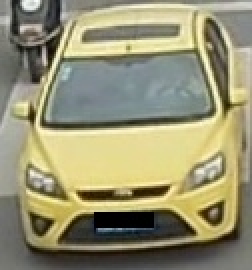
#> input picture DehazeFormer/fog/0001_c001_00016450_0.jpg, 126 x 135 px (shown 2 times larger)
$ python foggy.py
#> lines starting #> are read from the running program, lines starting #| are printed output that depends on the picture
import cv2
import math
import numpy as np
import random

def demo(img_path):
#> called with img_path = '0001_c001_00016450_0.jpg'
    img = cv2.imread(img_path)
#> img is the input picture: shape (135, 126, 3); mean B, G, R 114.4, 145.6, 149.3
    img_f = img / 255.0 # 归一化
    (row, col, chs) = img.shape
#> row = 135; col = 126; chs = 3

    A = 0.5  # 亮度
    beta = 0.05  # 雾的浓度
    # beta = betaa[random.randint(0,len(betaa)-1)] # 随机初始化雾的浓度
    size = math.sqrt(max(row, col))  # 雾化尺寸，可根据自己的条件进行调节，一般的范围在中心点位置但不是很大，可自己手动设置参数
#> size = 11.62
    # size = 40 # 这是我自己设置的参数，效果很不错
    center = (row // 2, col // 2)  # 雾化中心 就是图片的中心
#> center = (67, 63)
    for j in range(row):
        for l in range(col):
            d = -0.04 * math.sqrt((j - center[0]) ** 2 + (l - center[1]) ** 2) + size
            td = math.exp(-beta * d)
            img_f[j][l][:] = img_f[j][l][:] * td + A * (1 - td) # 标准光学模型，图片的RGB三通道进行加雾
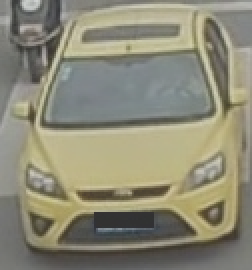
#> img_f: shape (135, 126, 3) float64 (shown 2 times larger); mean B, G, R 0.467, 0.542, 0.551
    cv2.imwrite('1.png', img_f*255) # 图片生成名字，切记务必要回复图片 *255，否则生成图片错误，可以尝试
    cv2.imshow("src", img)
    cv2.imshow("dst", img_f) # 显示图片

if __name__ == '__main__':
    img_path = "0001_c001_00016450_0.jpg"
    demo(img_path)

$ run again, with DehazeFormer/fog/0001_c001_00016460_0.jpg copied over DehazeFormer/fog/0001_c001_00016450_0.jpg
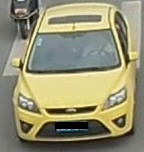
#> input picture DehazeFormer/fog/0001_c001_00016460_0.jpg, 144 x 152 px
#> in demo, img is the input picture: shape (152, 144, 3); mean B, G, R 114.3, 144.9, 148.1
#> after the loop in demo, `for j in range(row):`:
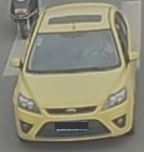
#> img_f: shape (152, 144, 3) float64; mean B, G, R 0.468, 0.539, 0.547
